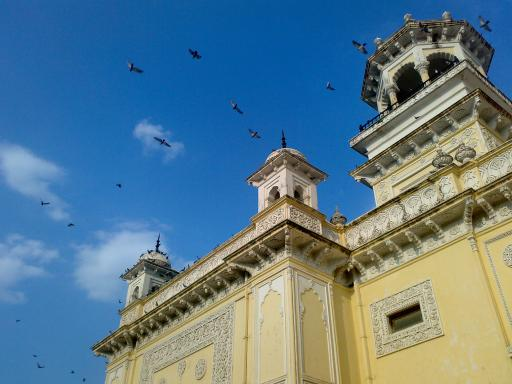
#> input picture images/home.jpg, 512 x 384 px
$ python ex_brightness.py
#> lines starting #> are read from the running program, lines starting #| are printed output that depends on the picture; after the words box and inside, x2 and y2 are one past the last pixel; in counts of white or black regions, pixels touching at a corner belong together
import sys
import numpy as np
import cv2


def resize_image(img, target_width=480):
    """화면에 한눈에 들어오도록 비율을 유지하며 리사이즈합니다."""
    h, w = img.shape[:2]
    target_height = int(h * (target_width / w))
    return cv2.resize(img, (target_width, target_height))


def get_gray_hist_image(img, width=480, height=200, title=''):
    """그레이스케일 영상의 히스토그램 이미지를 생성합니다."""
    hist = cv2.calcHist([img], [0], None, [256], [0, 256]).flatten()
    hist_img = np.zeros((height, width), dtype=np.uint8)
    cv2.normalize(hist, hist, 0, height - 20, cv2.NORM_MINMAX)

    bin_w = width / 256
    for i in range(256):
        x1 = int(i * bin_w)
        x2 = int((i + 1) * bin_w)
        y = int(hist[i])
        cv2.rectangle(hist_img, (x1, height), (x2, height - y), 255, -1)

    if title:
        cv2.putText(hist_img, title, (15, 30), cv2.FONT_HERSHEY_SIMPLEX, 0.7, 255, 1)
    return hist_img


def get_color_hist_image(img, width=480, height=200, title=''):
    """컬러 영상의 B, G, R 채널별 히스토그램 이미지를 생성합니다."""
    hist_img = np.zeros((height, width, 3), dtype=np.uint8)
    colors = [(255, 0, 0), (0, 255, 0), (0, 0, 255)]  # BGR
    bin_w = width / 256

    for i, col in enumerate(colors):
        hist = cv2.calcHist([img], [i], None, [256], [0, 256]).flatten()
        cv2.normalize(hist, hist, 0, height - 20, cv2.NORM_MINMAX)
        for x in range(255):
            pt1 = (int(x * bin_w), height - int(hist[x]))
            pt2 = (int((x + 1) * bin_w), height - int(hist[x + 1]))
            cv2.line(hist_img, pt1, pt2, col, 2)

    if title:
        cv2.putText(hist_img, title, (15, 30), cv2.FONT_HERSHEY_SIMPLEX, 0.7, (255, 255, 255), 1)
    return hist_img


# -------------------------------------------------------------
# 1. 그레이스케일 영상: 밝기 조절 전/후 이미지 및 히스토그램 출력
# -------------------------------------------------------------
src = cv2.imread('images/home.jpg', cv2.IMREAD_GRAYSCALE)
#> src: shape (384, 512); min 0, max 255, mean 116.2

if src is None:
    print('Image load failed!')
    sys.exit()

dst = cv2.add(src, 50)

# 화면에 맞게 이미지 리사이즈 및 텍스트 표시
src_disp = resize_image(src, target_width=480)
dst_disp = resize_image(dst, target_width=480)
cv2.putText(src_disp, 'Before (src)', (15, 30), cv2.FONT_HERSHEY_SIMPLEX, 0.8, 255, 2)
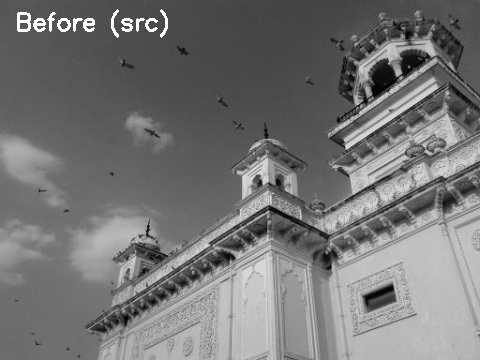
#> src_disp: shape (360, 480); min 0, max 255, mean 117.2
cv2.putText(dst_disp, 'After (+50)', (15, 30), cv2.FONT_HERSHEY_SIMPLEX, 0.8, 255, 2)
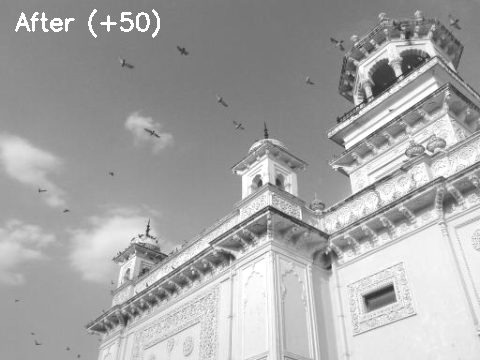
#> dst_disp: shape (360, 480); min 50, max 255, mean 166.7

# 이미지 좌우 결합 (상단)
img_row = np.hstack([src_disp, dst_disp])
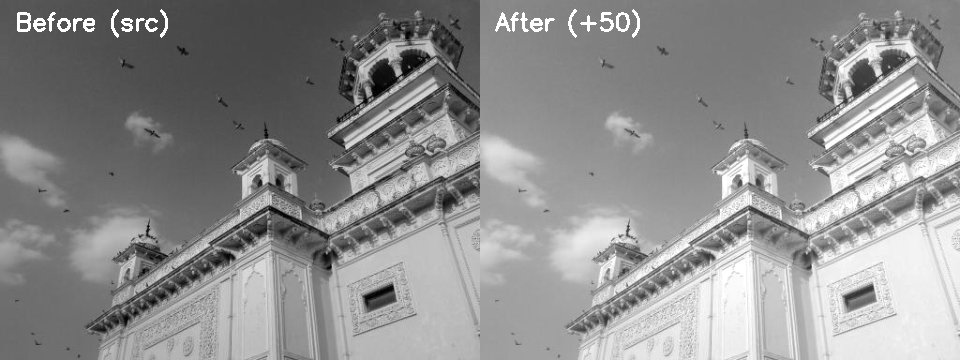
#> img_row: shape (360, 960); min 0, max 255, mean 142

# 히스토그램 좌우 결합 (하단)
hist_src = get_gray_hist_image(src, width=480, height=200, title='Before Hist')
#> in get_gray_hist_image, `hist = cv2.calcHist([img], [0], None, [256], [0, 256]).flatten()`: hist = 256 values, max 3908 at index 111, min 0 at index 242, mean 768
#> the loop in get_gray_hist_image, `for i in range(256):` made 256 passes
#> y on passes 1 to 3: 7, 1, 1
#> after the loop in get_gray_hist_image, `for i in range(256):`: hist_img: shape (200, 480); 18% white; 2 white regions (1 under 20 px), largest, box (x1, y1, x2, y2) and area: (0, 20, 421, 200) 17230
#> in get_gray_hist_image, `cv2.putText(hist_img, title, (15, 30), cv2.FONT_HERSHEY_SIMPLEX, 0.7, ..`:
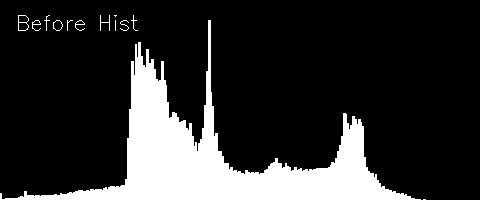
#> hist_img: shape (200, 480); 18.3% white; 13 white regions (4 under 20 px), largest, box (x1, y1, x2, y2) and area: (0, 20, 421, 200) 17230, (18, 15, 29, 31) 52, (100, 15, 110, 31) 40
hist_dst = get_gray_hist_image(dst, width=480, height=200, title='After Hist')
#> the loop in get_gray_hist_image (call 2), `for i in range(256):` made 256 passes
#> y on passes 1 to 3: 0, 0, 0
#> after the loop in get_gray_hist_image (call 2), `for i in range(256):`: hist_img: shape (200, 480); 18% white; 1 white region, box (x1, y1, x2, y2) and area: (93, 20, 480, 200) 17241
#> in get_gray_hist_image (call 2), `cv2.putText(hist_img, title, (15, 30), cv2.FONT_HERSHEY_SIMPLEX, 0.7, ..`: hist_img: shape (200, 480); 18.2% white; 11 white regions (3 under 20 px), largest, box (x1, y1, x2, y2) and area: (93, 20, 480, 200) 17241, (80, 15, 91, 31) 41, (16, 15, 28, 31) 36
hist_row = np.hstack([hist_src, hist_dst])
#> hist_row: shape (200, 960); 18.2% white; 24 white regions (7 under 20 px), largest, box (x1, y1, x2, y2) and area: (573, 20, 960, 200) 17241, (0, 20, 421, 200) 17230, (18, 15, 29, 31) 52

# 상단(이미지)과 하단(히스토그램)을 수직 결합하여 한 창에 표시
total_gray = np.vstack([img_row, hist_row])

cv2.imshow('Grayscale: Images & Histograms (Before vs After)', total_gray)
cv2.waitKey()
cv2.destroyAllWindows()


# -------------------------------------------------------------
# 2. 컬러 영상: 밝기 조절 전/후 이미지 및 히스토그램 출력
# -------------------------------------------------------------
src = cv2.imread('images/home.jpg')
#> src is the input picture: shape (384, 512, 3); mean B, G, R 141.2, 123.9, 91.6

if src is None:
    print('Image load failed!')
    sys.exit()

dst = cv2.add(src, (50, 50, 50, 0))
#> dst: shape (384, 512, 3)

# 화면에 맞게 이미지 리사이즈 및 텍스트 표시
src_disp = resize_image(src, target_width=480)
dst_disp = resize_image(dst, target_width=480)
cv2.putText(src_disp, 'Before (src)', (15, 30), cv2.FONT_HERSHEY_SIMPLEX, 0.8, (255, 255, 255), 2)
#> src_disp: shape (360, 480, 3)
cv2.putText(dst_disp, 'After (+50)', (15, 30), cv2.FONT_HERSHEY_SIMPLEX, 0.8, (255, 255, 255), 2)
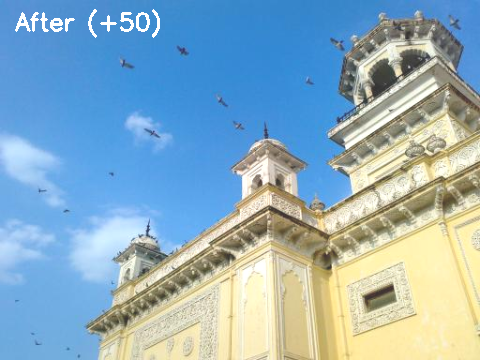
#> dst_disp: shape (360, 480, 3); mean B, G, R 191.3, 174.3, 142

# 컬러 이미지 좌우 결합 (상단)
img_row_col = np.hstack([src_disp, dst_disp])

# 컬러 히스토그램 좌우 결합 (하단)
hist_src_col = get_color_hist_image(src, width=480, height=200, title='Before Color Hist')
#> in get_color_hist_image, `cv2.putText(hist_img, title, (15, 30), cv2.FONT_HERSHEY_SIMPLEX, 0.7, ..`: hist_img: shape (200, 480, 3); mean B, G, R 7.7, 9.2, 11.8
hist_dst_col = get_color_hist_image(dst, width=480, height=200, title='After Color Hist')
#> call 2 of get_color_hist_image, with width = 480, height = 200, title = 'After Color Hist'
#> in get_color_hist_image (call 2), `cv2.putText(hist_img, title, (15, 30), cv2.FONT_HERSHEY_SIMPLEX, 0.7, ..`:
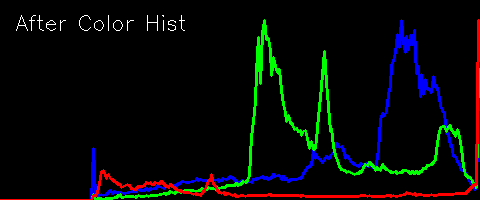
#> hist_img: shape (200, 480, 3); mean B, G, R 7.7, 9.1, 6.1
hist_row_col = np.hstack([hist_src_col, hist_dst_col])

# 상단(컬러 이미지)과 하단(컬러 히스토그램)을 수직 결합하여 한 창에 표시
total_color = np.vstack([img_row_col, hist_row_col])
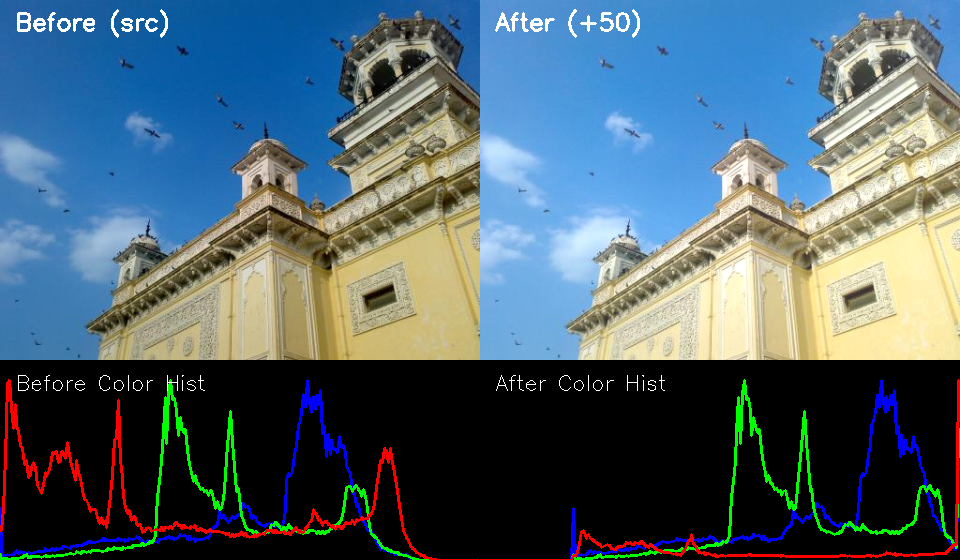
#> total_color: shape (560, 960, 3); mean B, G, R 109.8, 99.4, 78.7

cv2.imshow('Color: Images & Histograms (Before vs After)', total_color)
cv2.waitKey()
cv2.destroyAllWindows()
